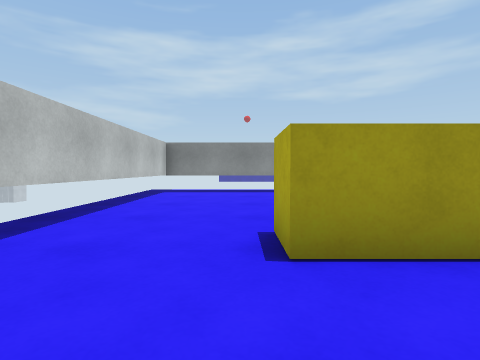
View 1 (above)

19 first-person views from a walk through a scene from a Unity 3-D project. The camera is 0.68 m above the floor, tilts 2° down and sees 80° across. The floor is counted in squares, 1 m on a side. Each view is taken from the middle of a square. On the plan, view 1 faces up. The plan holds only what a view shows up to about 9 squares ahead; the rest is blank. The place goes on beyond the plan. Surface patterns are stand-ins for the level's own textures.

View 2
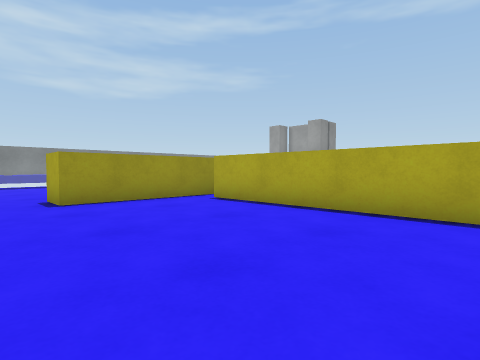

View 3
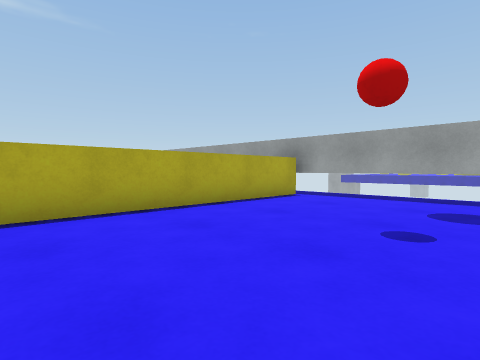

View 4
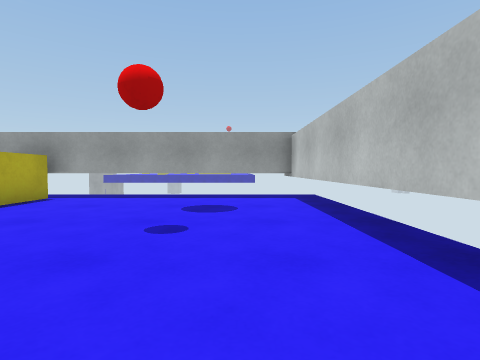

View 5
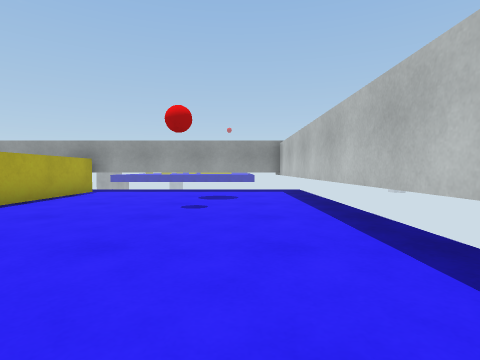

View 6
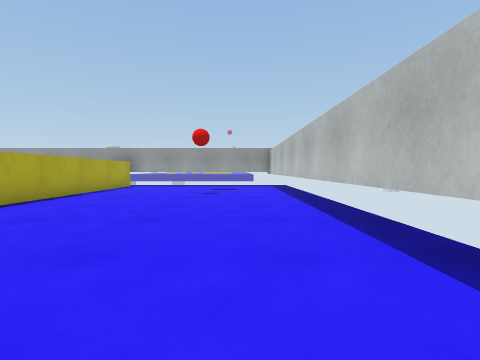

View 7
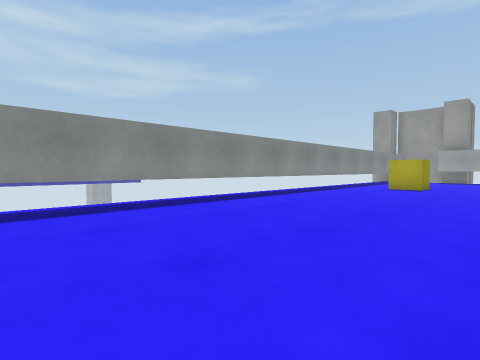

View 8
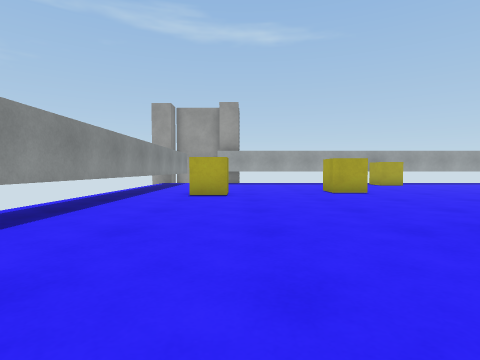

View 9
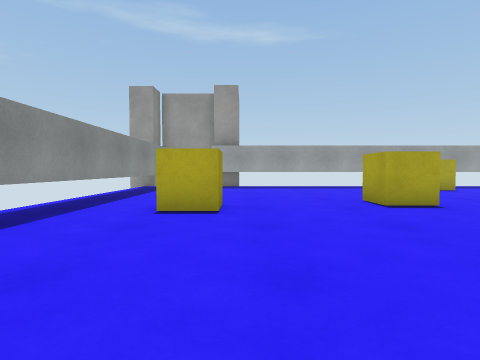

View 10
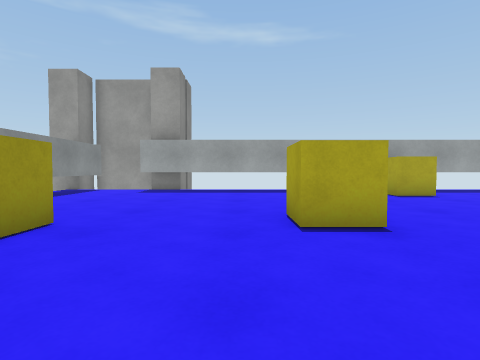

View 11
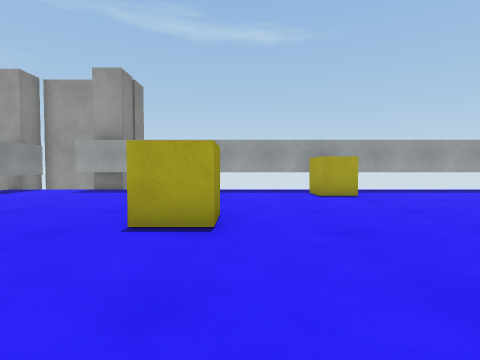

View 12
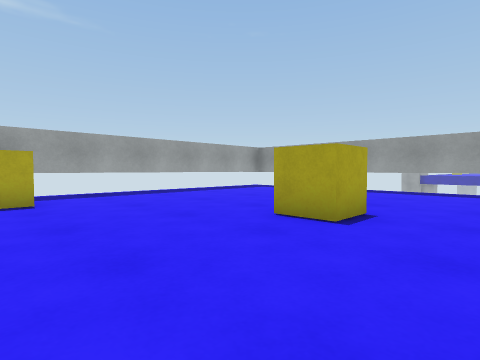

View 13
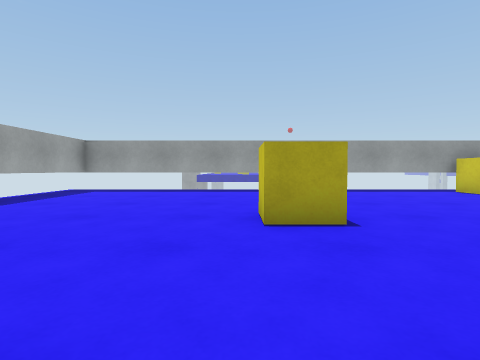

View 14
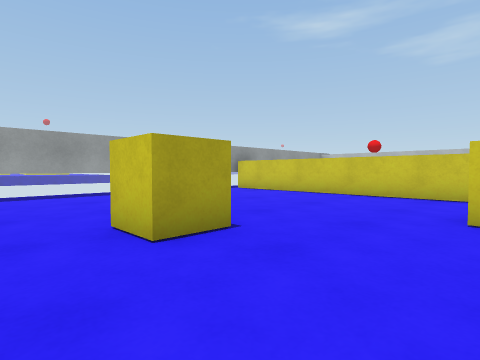

View 15
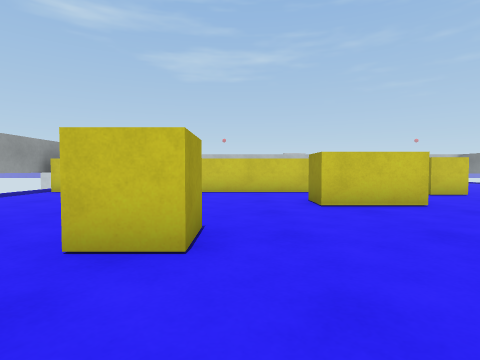

View 16
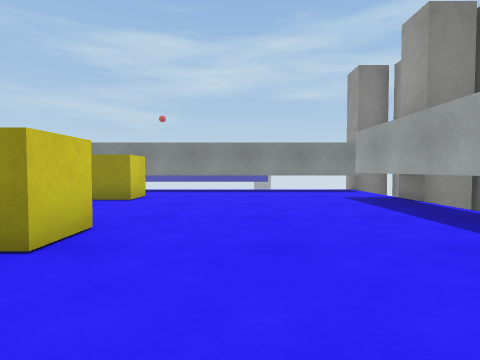

View 17
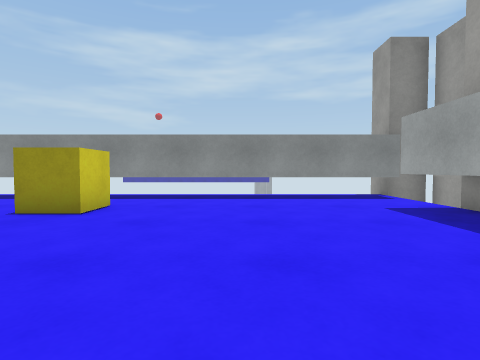

View 18
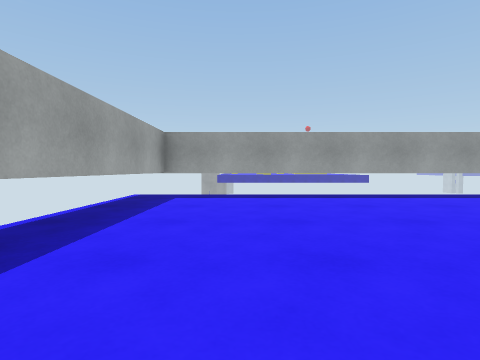

View 19
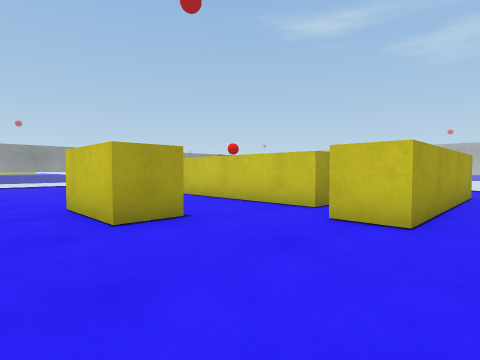

### Floor plan
Ten units are one square. View 1 is at (0, 0); x grows to the right and y downward. Boxes are objects, and circles mark ways between rooms. Rooms are numbered by the first view taken in them; rooms with no view inside come last. Other rooms are left out.
<svg viewBox="-28 -92 201 186">
<path fill="none" stroke="#000" d="M39 -21 4 -21 4 -31M35 88 35 -14M-23 -35 -23 89 39 89M45 -14 45 62M4 -31 54 -31 54 -21 39 -21M45 78 45 88M168 -87 -23 -87 -23 -35M39 89 158 89 158 -71"/>
<rect x="65" y="-5" width="10" height="20" fill="#bbb"><title>yellow block</title></rect>
<rect x="95" y="35" width="10" height="10" fill="#bbb"><title>yellow cube</title></rect>
<rect x="95" y="-75" width="10" height="10" fill="#bbb"><title>yellow cube</title></rect>
<rect x="105" y="-35" width="10" height="10" fill="#bbb"><title>yellow cube</title></rect>
<rect x="145" y="-5" width="10" height="20" fill="#bbb"><title>yellow cube</title></rect>
<circle cx="-5" cy="-25" r="3" fill="#2a7"/>
<text x="10" y="30">1</text>
<text x="90" y="-10">2</text>
</svg>
Room 1 opens to room 2.

Where each view was taken, in squares from view 1:
view 1: 0 up, 0 right, facing up
view 2: 4 down, 1 left, facing up-right
view 3: 2 down, 1 left, facing down-right
view 4: 2 down, 1 left, facing down
view 5: 0 up, 1 left, facing down
view 6: 3 up, 1 left, facing down
view 7: 4 up, 1 left, facing up-right
view 8: 6 up, 2 right, facing right
view 9: 6 up, 5 right, facing right
view 10: 4 up, 7 right, facing right
view 11: 2 up, 7 right, facing right
view 12: 0 up, 8 right, facing down-right
view 13: 0 up, 11 right, facing down
view 14: 1 down, 12 right, facing down-left
view 15: 3 down, 13 right, facing left
view 16: 0 up, 13 right, facing up
view 17: 2 up, 13 right, facing up
view 18: 2 down, 14 right, facing down
view 19: 4 up, 9 right, facing down-left
